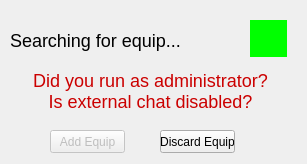
<?xml version="1.0" encoding="UTF-8"?>
<ui version="4.0">
 <class>Form</class>
 <widget class="QWidget" name="Form">
  <property name="geometry">
   <rect>
    <x>0</x>
    <y>0</y>
    <width>307</width>
    <height>164</height>
   </rect>
  </property>
  <property name="windowTitle">
   <string>Form</string>
  </property>
  <widget class="QLabel" name="itemLabel">
   <property name="geometry">
    <rect>
     <x>250</x>
     <y>20</y>
     <width>37</width>
     <height>37</height>
    </rect>
   </property>
   <property name="styleSheet">
    <string notr="true">background-color: rgb(0, 255, 0);</string>
   </property>
   <property name="text">
    <string/>
   </property>
  </widget>
  <widget class="QLabel" name="searchLabel">
   <property name="geometry">
    <rect>
     <x>10</x>
     <y>30</y>
     <width>221</width>
     <height>21</height>
    </rect>
   </property>
   <property name="styleSheet">
    <string notr="true">font-size: 18px;</string>
   </property>
   <property name="text">
    <string>Searching for equip...</string>
   </property>
   <property name="alignment">
    <set>Qt::AlignLeading|Qt::AlignLeft|Qt::AlignTop</set>
   </property>
  </widget>
  <widget class="QLabel" name="helpLabel">
   <property name="geometry">
    <rect>
     <x>30</x>
     <y>70</y>
     <width>241</width>
     <height>51</height>
    </rect>
   </property>
   <property name="styleSheet">
    <string notr="true">font-size: 18px; color: rgb(203, 0, 0);</string>
   </property>
   <property name="text">
    <string>Did you run as administrator? 
Is external chat disabled?</string>
   </property>
   <property name="alignment">
    <set>Qt::AlignHCenter|Qt::AlignTop</set>
   </property>
  </widget>
  <widget class="QPushButton" name="addButton">
   <property name="enabled">
    <bool>false</bool>
   </property>
   <property name="geometry">
    <rect>
     <x>50</x>
     <y>130</y>
     <width>75</width>
     <height>23</height>
    </rect>
   </property>
   <property name="text">
    <string>Add Equip</string>
   </property>
  </widget>
  <widget class="QPushButton" name="discardButton">
   <property name="geometry">
    <rect>
     <x>160</x>
     <y>130</y>
     <width>75</width>
     <height>23</height>
    </rect>
   </property>
   <property name="text">
    <string>Discard Equip</string>
   </property>
  </widget>
 </widget>
 <resources/>
 <connections/>
</ui>
